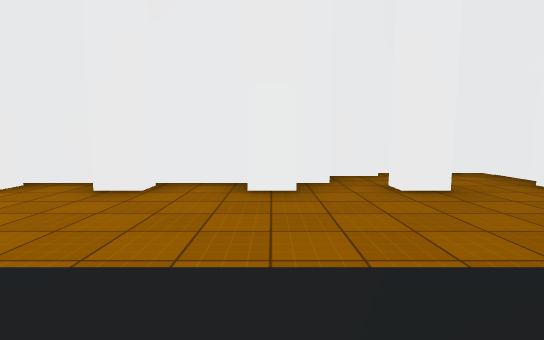
view 1 (above)

24 first-person views from a walk through a 3-D level made in the Unity game engine. The camera is 1.2 m above the floor, tilts 6° down and sees 85° across. The floor is counted in squares, 2 m on a side. Each view is taken from the middle of a square. On the plan, view 1 faces up. The plan holds only what a view shows up to about 9 squares ahead; the rest is blank. The place goes on beyond the plan. The player is left out. Some animated figures are not drawn. Some surface patterns are stand-ins.

view 2
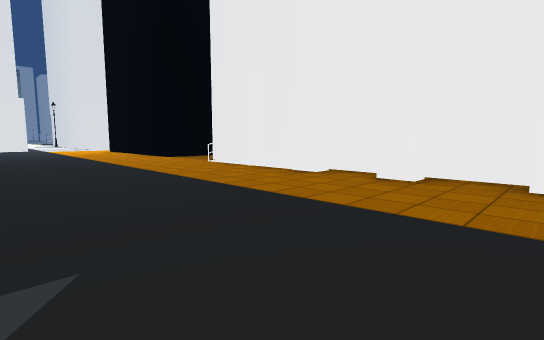

view 3
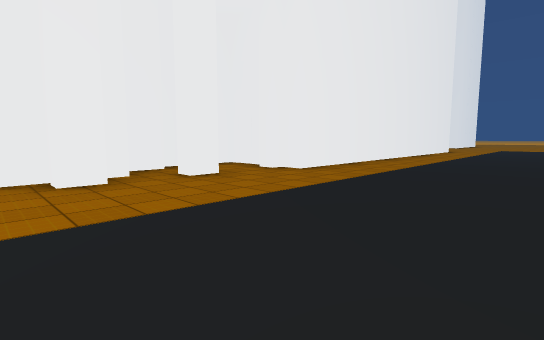

view 4
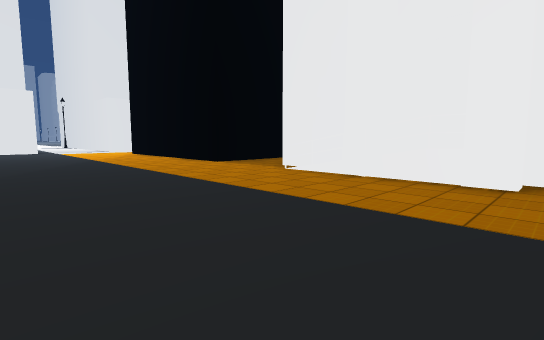

view 5
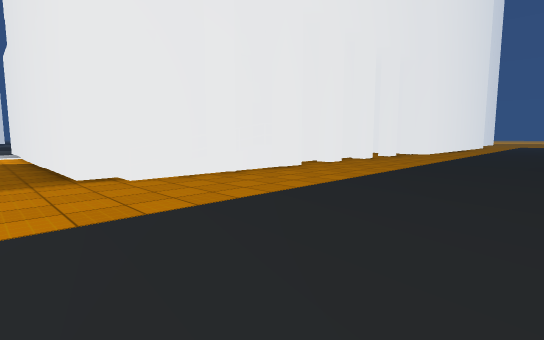

view 6
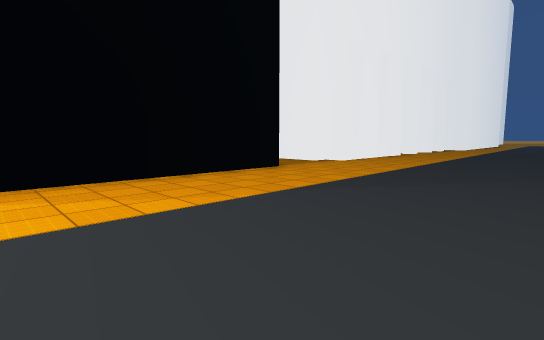

view 7
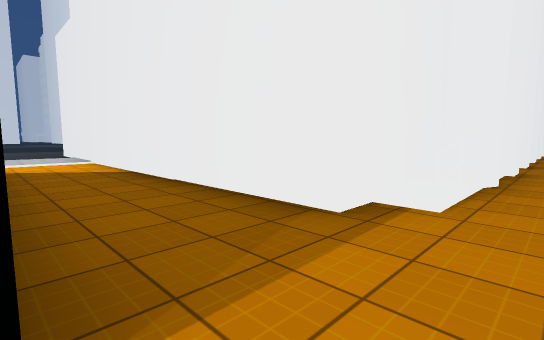

view 8
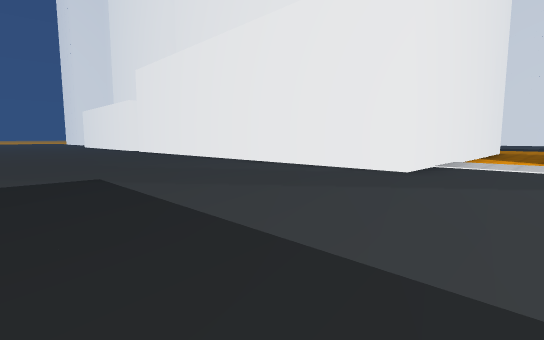

view 9
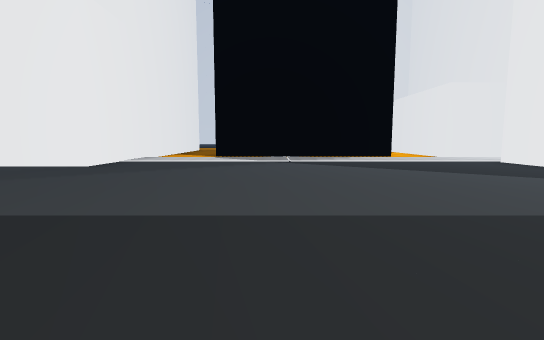

view 10
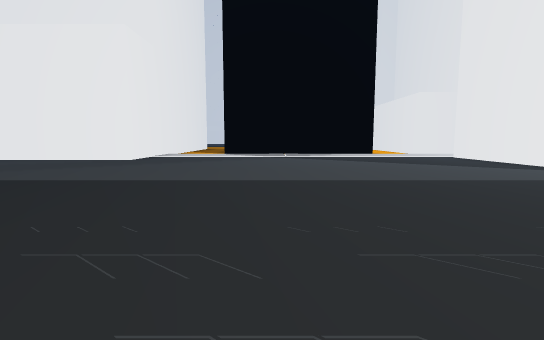

view 11
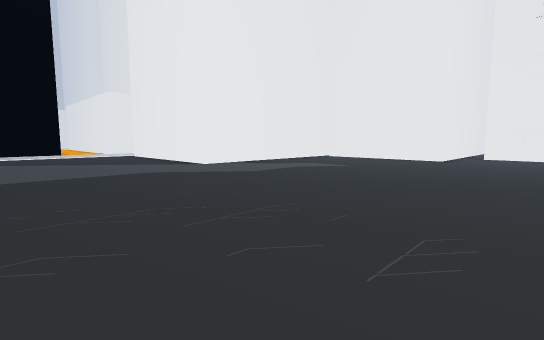

view 12
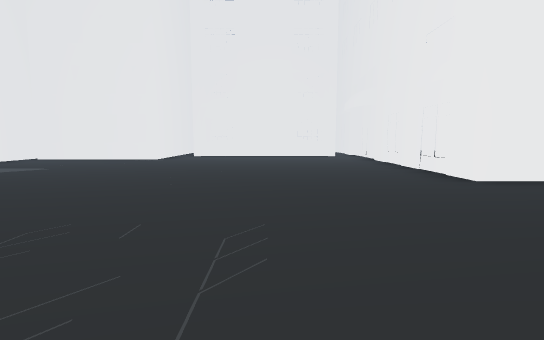

view 13
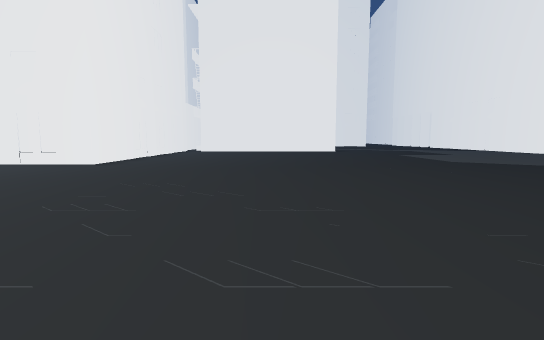

view 14
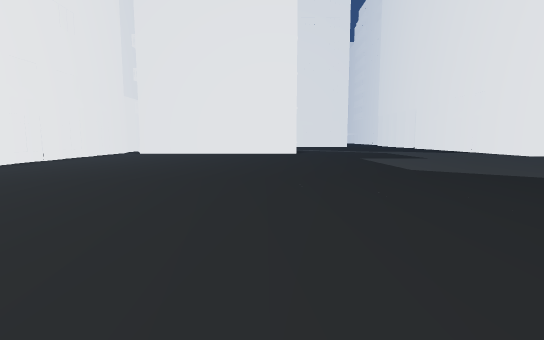

view 15
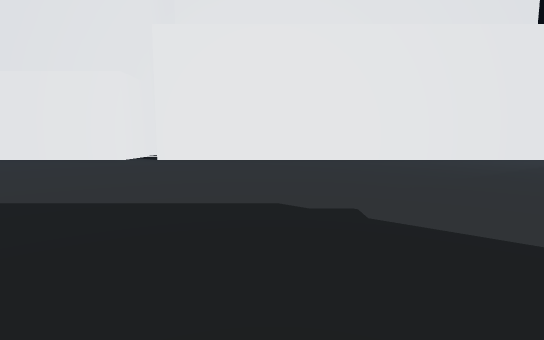

view 16
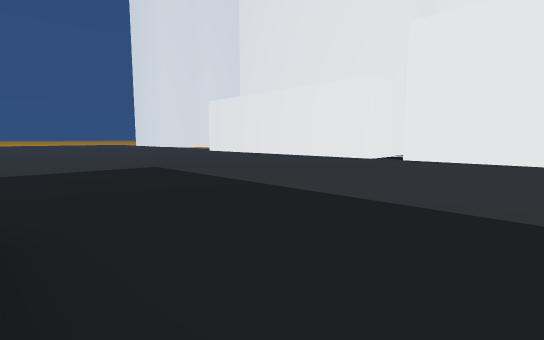

view 17
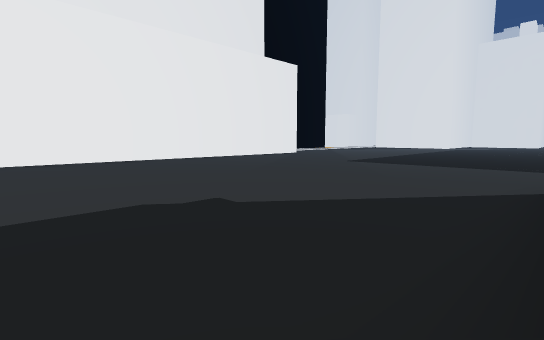

view 18
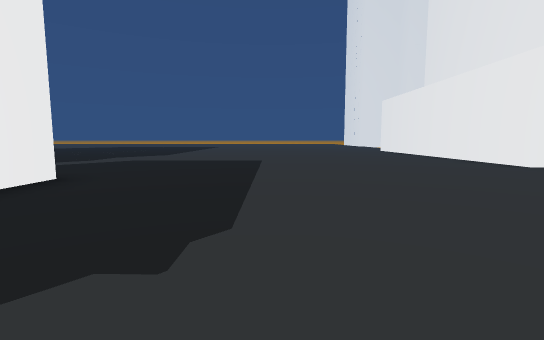

view 19
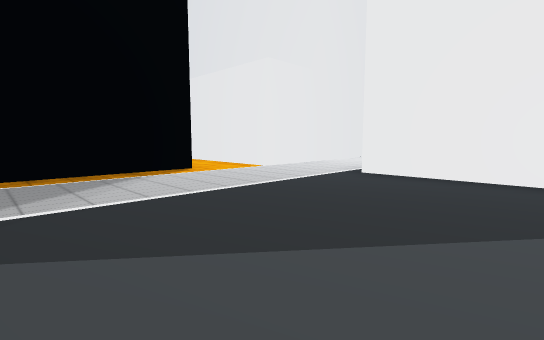

view 20
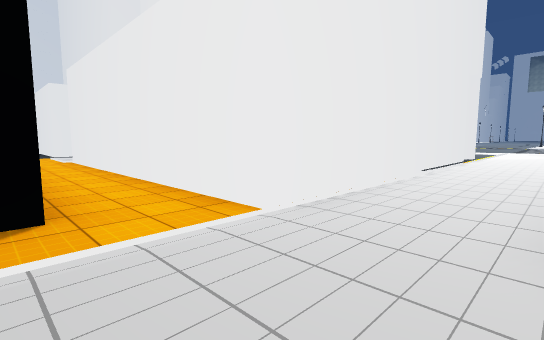

view 21
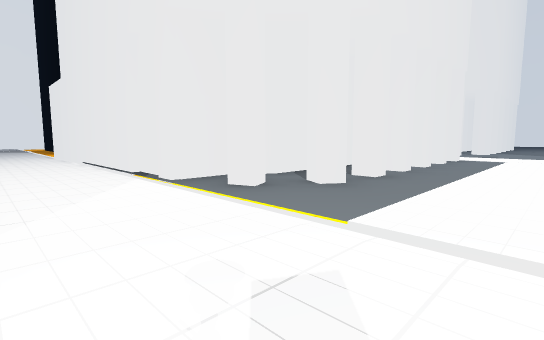

view 22
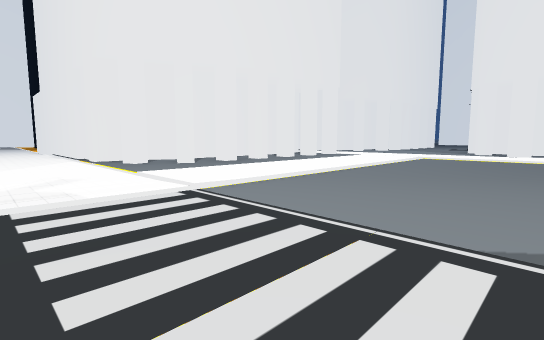

view 23
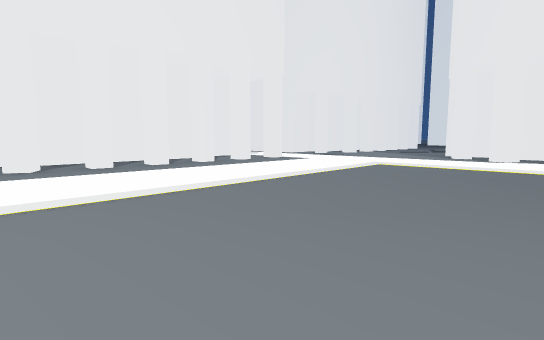

view 24
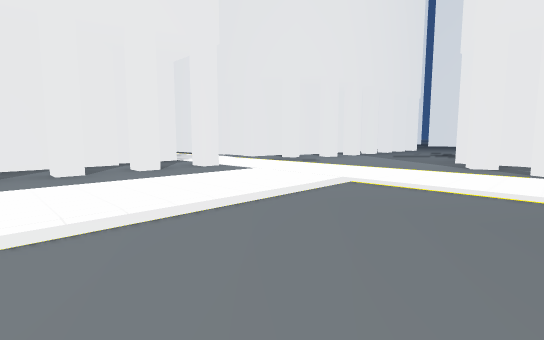

### Floor plan
Key: @ floor where view 1 was taken; # wall or solid block; . floor; / step, stairs or slope; B building.
Columns run from 35 left of view 1 to 8 right of it. Each row starts with its distance up from view 1.
 32                  ..............
 31                  #.............
 30                  #............
 29                  #............
 28            B######...........
 27             ................
 26             ...............               ..
 25             ..............              ....
 24             .............             B.....
 23           #.............    ................
 22            .................................
 21             #...............................
 20             B...............................
 19             B...............................
 18             ######..........................
 17                  #..........................
 16                  #..........................
 15                  #..........................
 14                  #.........#############.###
 13 ........B..................#
 12 ...........................#
 11 ........BBBBBBB###.....  ..B             BBB
 10 .......BB        #.#      .B
  9 ......BBB        #.       .B
  8 ......B.B        #.       .B
  7 ......B.B        #.       .B
  6 ......B.B        #.       .B           #
  5 ......B.B        #.       .#B  BB   BB.#
  4 ......B.B        #.      #../BBB.B.B.B.#
  3 .........        .. ...................#####
  2 .........           ........................
  1  B......            ........................
  0  .B....BB           ...............@........
 -1   BB..BB            ........................

Positions as (right, up) in squares from view 1, and headings:
1: (0, 0), facing up
2: (0, -1), facing up-left
3: (-1, -1), facing up-right
4: (-3, -1), facing up-left
5: (-9, -1), facing up-right
6: (-15, -1), facing up-right
7: (-10, 3), facing up-right
8: (-10, 20), facing down-right
9: (-12, 21), facing down
10: (-12, 23), facing down
11: (-14, 24), facing down-left
12: (-14, 25), facing left
13: (-14, 21), facing up
14: (-12, 23), facing up
15: (1, 23), facing down
16: (1, 23), facing down-right
17: (2, 23), facing down-left
18: (-1, 20), facing right
19: (-13, 16), facing down-left
20: (-16, 13), facing down-left
21: (-31, 13), facing down-right
22: (-35, 13), facing down-right
23: (-35, 10), facing down-right
24: (-34, 7), facing down-right
